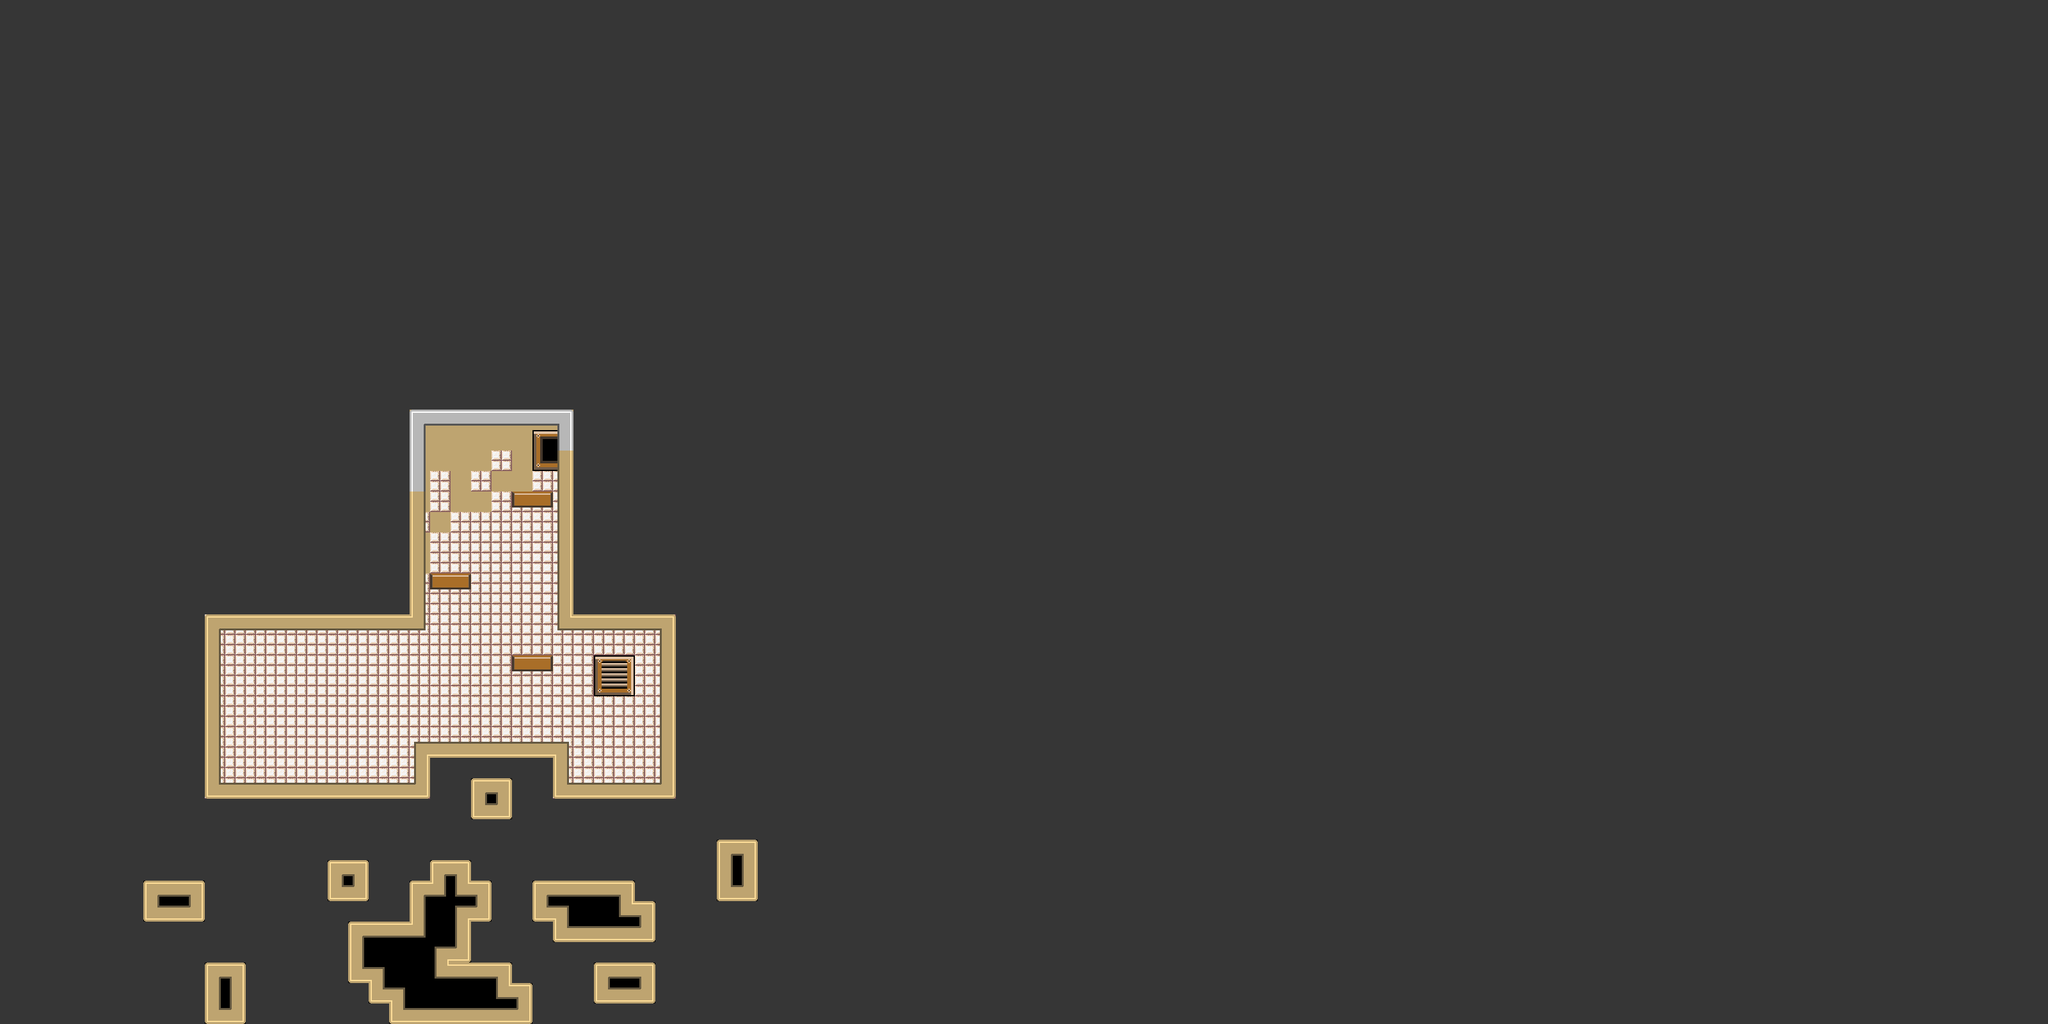

A 2D game scene composited from a Tiled map and its tileset images. What follows is a short description and the map's XML, with each tile layer's data collapsed to a summary:
An orthogonal 100x50 tile map with 32x32 px tiles, 2 tile layers (BGTiles, MapTiles) and 23 objects.

<map version="1.0" orientation="orthogonal" renderorder="right-down" width="100" height="50" tilewidth="32" tileheight="32" nextobjectid="40">
 <tileset firstgid="1" name="test" tilewidth="32" tileheight="32" tilecount="640" columns="20">
  <image source="Tilesheet/test.png" width="640" height="1024" />
 </tileset>
 <objectgroup name="working1.png" />
 <layer name="BGTiles" width="100" height="50">
  <data>[5000 cells, 4987 non-empty, 26 distinct tile ids]</data>
 </layer>
 <layer name="MapTiles" width="100" height="50">
  <data>[5000 cells, 90 non-empty, 19 distinct tile ids]</data>
 </layer>
 <objectgroup name="Collisions">
  <object id="5" x="288" y="1223" width="801.667" height="61" />
  <object id="7" x="1032.33" y="983.667" width="58" height="238" />
  <object id="8" x="287" y="929" width="56" height="291" />
  <object id="9" x="346" y="929" width="316.333" height="52" />
  <object id="12" x="648" y="1160.67" width="237.333" height="62.6667" />
  <object id="22" x="872.667" y="618" width="218" height="363.333" />
  <object id="23" x="597.333" y="616.667" width="65.3333" height="309.333" />
  <object id="24" x="664" y="608.667" width="206" height="52.6667" />
  <object id="25" x="800.667" y="1024.67" width="62" height="23.3333" />
  <object id="26" x="673.333" y="898.667" width="60" height="20.6667" />
  <object id="27" x="801.333" y="769.333" width="60.6667" height="22" />
 </objectgroup>
 <objectgroup name="SpawnPoint">
  <object id="28" x="766" y="1085.33" />
 </objectgroup>
 <objectgroup name="Candy">
  <object id="29" x="845.333" y="1120.33" />
  <object id="30" x="910.667" y="1055.33" />
  <object id="31" x="973.333" y="1180" />
  <object id="32" x="509.333" y="1038" />
  <object id="33" x="526" y="1181.67" />
  <object id="34" x="477.333" y="1181.67" />
  <object id="35" x="428.667" y="1181.33" />
  <object id="36" x="380.667" y="1181.33">
   <properties>
    <property name="effect" value="JUMP_HIGHER" />
   </properties>
  </object>
  <object id="37" x="830.667" y="994" />
  <object id="38" x="702" y="862.667" />
  <object id="39" x="830" y="735.333" />
 </objectgroup>
</map>
